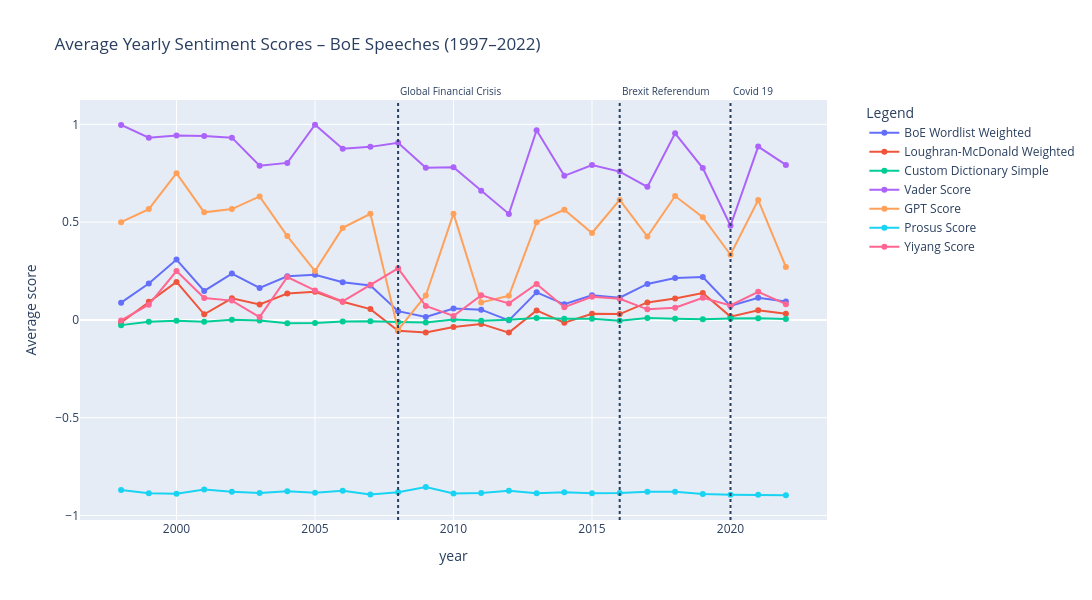

The notebook cell this image was saved under:
### Code cell
fig = px.line(
    sentiment_yearly,
    x='year',
    y=[
        'sentiment_lexicon_weighted',
        'sentiment_lm_weighted',
        'sentiment_custom_simple',
        'text_compound',
        'gpt_sentiment_numeric',
        'sentiment_score_prosus',
        'sentiment_score_yiyang'
    ],
    title='Average Yearly Sentiment Scores – BoE Speeches (1997–2022)',
    labels={'value': 'Average score', 'variable': 'Legend'}
)

# Add dots to lines
for trace in fig.data:
    trace.mode = 'lines+markers'
    trace.marker = dict(symbol='circle', size=6)

# Define specific event years and labels
event_years = [2008, 2016, 2020]
event_labels = ['Global Financial Crisis', 'Brexit Referendum', 'Covid 19']

shapes = []
annotations = []

for year, label in zip(event_years, event_labels):
    shapes.append(
        dict(
            type='line',
            x0=year,
            y0=0,
            x1=year,
            y1=1,
            xref='x',
            yref='paper',
            line=dict(color='dark grey', width=2, dash='dot')  # smaller dashed line
        )
    )
    # Label position just above the top
    annotations.append(
        dict(
            x=year,
            y=1,
            xref='x',
            yref='paper',
            text=label,
            showarrow=False,
            xanchor='left',
            yanchor='bottom',
            font=dict(size=10, color='dark grey')
        )
    )

# Apply shapes and labels
fig.update_layout(
    width=1100,
    height=600,
    legend=dict(x=1.05, y=1, xanchor='left', yanchor='top'),
    legend_title_text='Legend',
    shapes=shapes,
    annotations=annotations
)

# Rename legend entries
new_names = {
    'sentiment_lexicon_weighted': 'BoE Wordlist Weighted',
    'sentiment_lm_weighted': 'Loughran-McDonald Weighted',
    'sentiment_custom_simple': 'Custom Dictionary Simple',
    'text_compound': 'Vader Score',
    'gpt_sentiment_numeric': 'GPT Score',
    'sentiment_score_prosus': 'Prosus Score',
    'sentiment_score_yiyang': 'Yiyang Score'
}

for trace in fig.data:
    if trace.name in new_names:
        trace.name = new_names[trace.name]

fig.show()

### Figure 1 — Plotly figure (JSON) as saved in the notebook; plotly's stock layout.template omitted (floating-point values rounded to 4 significant figures)
{"data": [{"hovertemplate": "Legend=sentiment_lexicon_weighted<br>year=%{x}<br>Average score=%{y}<extra></extra>", "legendgroup": "sentiment_lexicon_weighted", "line": {"color": "#636efa", "dash": "solid"}, "marker": {"size": 6, "symbol": "circle"}, "mode": "lines+markers", "name": "BoE Wordlist Weighted", "orientation": "v", "showlegend": true, "type": "scatter", "x": [1998, 1999, 2000, 2001, 2002, 2003, 2004, 2005, 2006, 2007, 2008, 2009, 2010, 2011, 2012, 2013, 2014, 2015, 2016, 2017, 2018, 2019, 2020, 2021, 2022], "xaxis": "x", "y": [0.0881, 0.1859, 0.3086, 0.1482, 0.2369, 0.1637, 0.2227, 0.2307, 0.1931, 0.1764, 0.04478, 0.0153, 0.05839, 0.05235, -0.00233, 0.141, 0.07983, 0.1259, 0.1138, 0.1839, 0.214, 0.2196, 0.07171, 0.1127, 0.09448], "yaxis": "y"}, {"hovertemplate": "Legend=sentiment_lm_weighted<br>year=%{x}<br>Average score=%{y}<extra></extra>", "legendgroup": "sentiment_lm_weighted", "line": {"color": "#EF553B", "dash": "solid"}, "marker": {"size": 6, "symbol": "circle"}, "mode": "lines+markers", "name": "Loughran-McDonald Weighted", "orientation": "v", "showlegend": true, "type": "scatter", "x": [1998, 1999, 2000, 2001, 2002, 2003, 2004, 2005, 2006, 2007, 2008, 2009, 2010, 2011, 2012, 2013, 2014, 2015, 2016, 2017, 2018, 2019, 2020, 2021, 2022], "xaxis": "x", "y": [-0.01335, 0.09233, 0.1943, 0.02879, 0.1104, 0.07873, 0.1349, 0.144, 0.09309, 0.05514, -0.05561, -0.06446, -0.03682, -0.02043, -0.06503, 0.04867, -0.01461, 0.03117, 0.02995, 0.08945, 0.1101, 0.1377, 0.01684, 0.04967, 0.03169], "yaxis": "y"}, {"hovertemplate": "Legend=sentiment_custom_simple<br>year=%{x}<br>Average score=%{y}<extra></extra>", "legendgroup": "sentiment_custom_simple", "line": {"color": "#00cc96", "dash": "solid"}, "marker": {"size": 6, "symbol": "circle"}, "mode": "lines+markers", "name": "Custom Dictionary Simple", "orientation": "v", "showlegend": true, "type": "scatter", "x": [1998, 1999, 2000, 2001, 2002, 2003, 2004, 2005, 2006, 2007, 2008, 2009, 2010, 2011, 2012, 2013, 2014, 2015, 2016, 2017, 2018, 2019, 2020, 2021, 2022], "xaxis": "x", "y": [-0.02672, -0.009409, -0.004075, -0.009413, 0.0009547, -0.003166, -0.01694, -0.016, -0.007721, -0.006887, -0.01021, -0.01377, 0.002078, -0.004833, 0.001099, 0.009587, 0.006378, 0.005583, -0.004321, 0.009887, 0.005397, 0.003285, 0.007325, 0.008603, 0.00401], "yaxis": "y"}, {"hovertemplate": "Legend=text_compound<br>year=%{x}<br>Average score=%{y}<extra></extra>", "legendgroup": "text_compound", "line": {"color": "#ab63fa", "dash": "solid"}, "marker": {"size": 6, "symbol": "circle"}, "mode": "lines+markers", "name": "Vader Score", "orientation": "v", "showlegend": true, "type": "scatter", "x": [1998, 1999, 2000, 2001, 2002, 2003, 2004, 2005, 2006, 2007, 2008, 2009, 2010, 2011, 2012, 2013, 2014, 2015, 2016, 2017, 2018, 2019, 2020, 2021, 2022], "xaxis": "x", "y": [0.9969, 0.9316, 0.9434, 0.9408, 0.932, 0.7886, 0.8028, 0.998, 0.8755, 0.8849, 0.9057, 0.7776, 0.7812, 0.6603, 0.5421, 0.9701, 0.7367, 0.7917, 0.7585, 0.6803, 0.9544, 0.7763, 0.4814, 0.8864, 0.7925], "yaxis": "y"}, {"hovertemplate": "Legend=gpt_sentiment_numeric<br>year=%{x}<br>Average score=%{y}<extra></extra>", "legendgroup": "gpt_sentiment_numeric", "line": {"color": "#FFA15A", "dash": "solid"}, "marker": {"size": 6, "symbol": "circle"}, "mode": "lines+markers", "name": "GPT Score", "orientation": "v", "showlegend": true, "type": "scatter", "x": [1998, 1999, 2000, 2001, 2002, 2003, 2004, 2005, 2006, 2007, 2008, 2009, 2010, 2011, 2012, 2013, 2014, 2015, 2016, 2017, 2018, 2019, 2020, 2021, 2022], "xaxis": "x", "y": [0.5, 0.5667, 0.75, 0.55, 0.5667, 0.6316, 0.4286, 0.25, 0.4706, 0.5429, -0.05128, 0.125, 0.5435, 0.08955, 0.1231, 0.5, 0.5634, 0.4444, 0.6133, 0.4262, 0.6333, 0.525, 0.3333, 0.6129, 0.2708], "yaxis": "y"}, {"hovertemplate": "Legend=sentiment_score_prosus<br>year=%{x}<br>Average score=%{y}<extra></extra>", "legendgroup": "sentiment_score_prosus", "line": {"color": "#19d3f3", "dash": "solid"}, "marker": {"size": 6, "symbol": "circle"}, "mode": "lines+markers", "name": "Prosus Score", "orientation": "v", "showlegend": true, "type": "scatter", "x": [1998, 1999, 2000, 2001, 2002, 2003, 2004, 2005, 2006, 2007, 2008, 2009, 2010, 2011, 2012, 2013, 2014, 2015, 2016, 2017, 2018, 2019, 2020, 2021, 2022], "xaxis": "x", "y": [-0.8697, -0.8863, -0.8892, -0.8667, -0.8793, -0.8854, -0.8763, -0.8834, -0.8735, -0.8926, -0.8811, -0.8542, -0.8879, -0.8845, -0.8737, -0.886, -0.8817, -0.8869, -0.8857, -0.8791, -0.8786, -0.8907, -0.8936, -0.8934, -0.8966], "yaxis": "y"}, {"hovertemplate": "Legend=sentiment_score_yiyang<br>year=%{x}<br>Average score=%{y}<extra></extra>", "legendgroup": "sentiment_score_yiyang", "line": {"color": "#FF6692", "dash": "solid"}, "marker": {"size": 6, "symbol": "circle"}, "mode": "lines+markers", "name": "Yiyang Score", "orientation": "v", "showlegend": true, "type": "scatter", "x": [1998, 1999, 2000, 2001, 2002, 2003, 2004, 2005, 2006, 2007, 2008, 2009, 2010, 2011, 2012, 2013, 2014, 2015, 2016, 2017, 2018, 2019, 2020, 2021, 2022], "xaxis": "x", "y": [-0.00262, 0.07811, 0.2501, 0.1119, 0.09869, 0.01466, 0.2193, 0.1508, 0.09423, 0.1802, 0.2639, 0.07115, 0.02011, 0.1255, 0.08438, 0.1834, 0.06497, 0.1182, 0.1082, 0.05398, 0.06268, 0.1131, 0.07406, 0.144, 0.08035], "yaxis": "y"}], "layout": {"annotations": [{"font": {"color": "dark grey", "size": 10}, "showarrow": false, "text": "Global Financial Crisis", "x": 2008, "xanchor": "left", "xref": "x", "y": 1, "yanchor": "bottom", "yref": "paper"}, {"font": {"color": "dark grey", "size": 10}, "showarrow": false, "text": "Brexit Referendum", "x": 2016, "xanchor": "left", "xref": "x", "y": 1, "yanchor": "bottom", "yref": "paper"}, {"font": {"color": "dark grey", "size": 10}, "showarrow": false, "text": "Covid 19", "x": 2020, "xanchor": "left", "xref": "x", "y": 1, "yanchor": "bottom", "yref": "paper"}], "height": 600, "legend": {"title": {"text": "Legend"}, "tracegroupgap": 0, "x": 1.05, "xanchor": "left", "y": 1, "yanchor": "top"}, "shapes": [{"line": {"color": "dark grey", "dash": "dot", "width": 2}, "type": "line", "x0": 2008, "x1": 2008, "xref": "x", "y0": 0, "y1": 1, "yref": "paper"}, {"line": {"color": "dark grey", "dash": "dot", "width": 2}, "type": "line", "x0": 2016, "x1": 2016, "xref": "x", "y0": 0, "y1": 1, "yref": "paper"}, {"line": {"color": "dark grey", "dash": "dot", "width": 2}, "type": "line", "x0": 2020, "x1": 2020, "xref": "x", "y0": 0, "y1": 1, "yref": "paper"}], "title": {"text": "Average Yearly Sentiment Scores – BoE Speeches (1997–2022)"}, "width": 1100, "xaxis": {"anchor": "y", "autorange": true, "domain": [0, 1], "range": [1997.0, 2023.0], "title": {"text": "year"}, "type": "linear"}, "yaxis": {"anchor": "x", "autorange": true, "domain": [0, 1], "range": [-1.023, 1.125], "title": {"text": "Average score"}, "type": "linear"}}}
